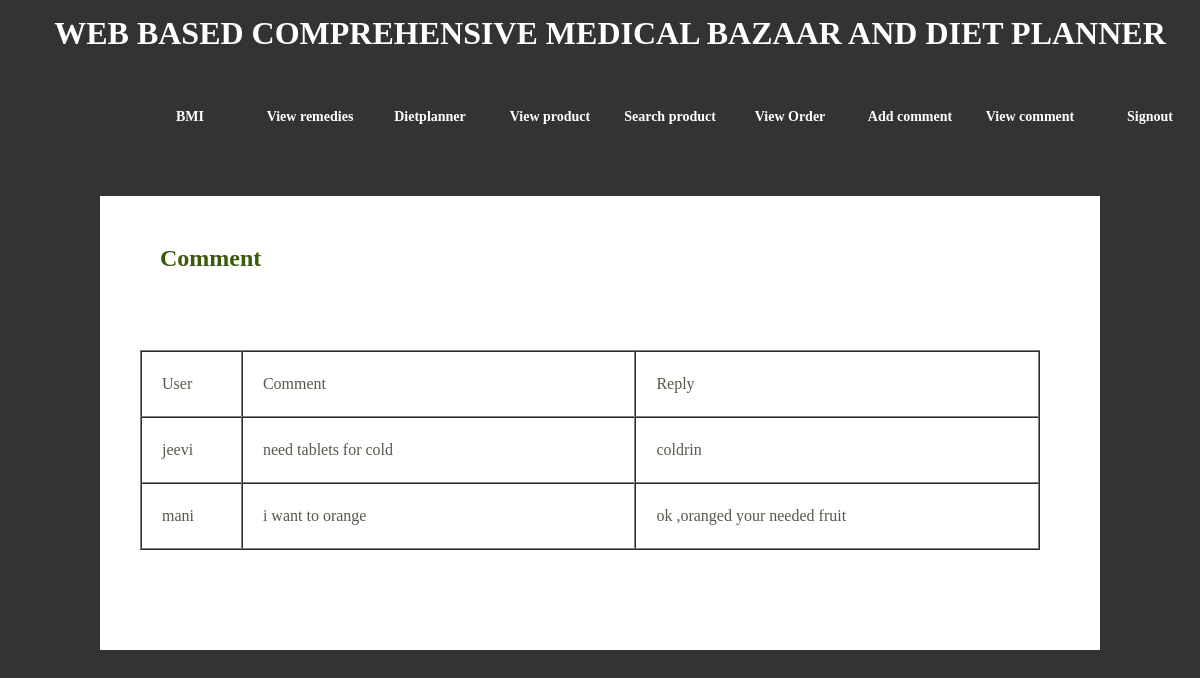
Screenshot of /view_feedback.php (signed in) with the database file from the repository.
### tables this page shows
CREATE TABLE IF NOT EXISTS `feedback` (
  `fid` int(5) NOT NULL AUTO_INCREMENT,
  `feedback` text NOT NULL,
  `uname` text NOT NULL,
  `reply` text NOT NULL,
  PRIMARY KEY (`fid`)
);

### view_feedback.php (the view, shortened to what this page needs)
<?php
include "header.php"; ?>
<div id="templatemo_content_wrapper">
	<div id="templatemo_content">
        	<h2>Comment</h2>
        <?php
			  if($_SESSION['uid']!='')
			  {
			  ?>
			  <table align="left" cellpadding="20" cellspacing="0" border="1" width="100%" style="margin-bottom:30px">
			  <tr><td width="10%">User</td><td width="39%">Comment</td><td width="40%">Reply</td></tr>
               <?php
			   $con=mysql_query("select * from feedback")or die(mysql_error());
			   while($row=mysql_fetch_array($con))
			   {
			   $uname=$row['uname'];
			   $feedback=$row['feedback'];
			   $reply=$row['reply'];
			   echo "<tr><td>$uname</td><td>$feedback</td><td>$reply</td></tr>";
			   }
			   ?>
			   </table>
			  <?php
			  }
			  ?>
        </div>
        <div class="cleaner_h40"></div>
    </div>
<div id="templatemo_content_wrapper_bottom"></div>
<?php include "footer.php"; ?>

### templatemo_style.css (style rules this page uses)
body { margin: 0; padding: 0; line-height: 1.5em; font-family: Georgia, "Times New Roman", Times, serif; font-size: 16px; color: #555a4a; background: #333; }
.cleaner_h40 { clear: both; width:100%; height: 40px; }
#templatemo_content_wrapper { width: 920px; margin: 0 auto; padding: 30px 40px; background:#fff; }
#templatemo_content_wrapper_bottom { width: 1000px; height: 15px; margin: 0 auto; }
#templatemo_content { float: left; width: 900px; }
#templatemo_content h2 { color: #3a5909; font-size: 24px; padding: 0 0 60px 20px; }

### rows the page displays
feedback: uname "jeevi", feedback "need tablets for cold", reply "coldrin"
feedback: uname "mani", feedback "i want to orange", reply "ok ,oranged your needed fruit"
